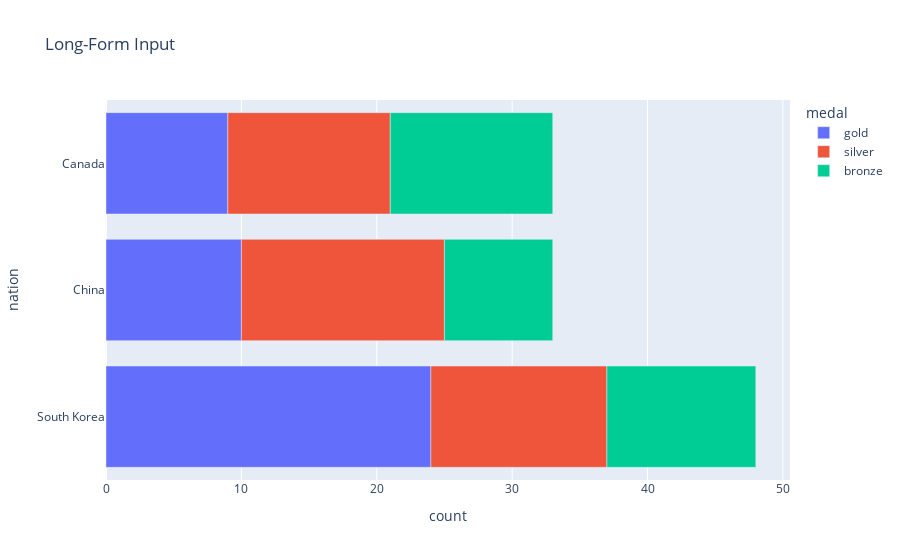

The notebook cell this image was saved under:
### Markdown cell above
#### Bar charts with Long Format Data

Long-form data has one row per observation, and one column per variable. This is suitable for storing and displaying multivariate data i.e. with dimension greater than 2. This format is sometimes called "tidy".

To learn more about how to provide a specific form of column-oriented data to 2D-Cartesian Plotly Express functions such as `px.bar`, see the [Plotly Express Wide-Form Support in Python
documentation](https://plotly.com/python/wide-form/).

For detailed column-input-format documentation, see the [Plotly Express Arguments documentation](https://plotly.com/python/px-arguments/).

### Code cell
long_df = px.data.medals_long()
display(long_df)

fig = px.bar(long_df, x="count", y="nation",
             color="medal", title="Long-Form Input")
fig.show()

### Figure 1 — Plotly figure (JSON) as saved in the notebook; plotly's stock layout.template omitted (floating-point values rounded to 4 significant figures)
{"data": [{"alignmentgroup": "True", "hovertemplate": "medal=gold<br>count=%{x}<br>nation=%{y}<extra></extra>", "legendgroup": "gold", "marker": {"color": "#636efa", "pattern": {"shape": ""}}, "name": "gold", "offsetgroup": "gold", "orientation": "h", "showlegend": true, "textposition": "auto", "type": "bar", "x": [24, 10, 9], "xaxis": "x", "y": ["South Korea", "China", "Canada"], "yaxis": "y"}, {"alignmentgroup": "True", "hovertemplate": "medal=silver<br>count=%{x}<br>nation=%{y}<extra></extra>", "legendgroup": "silver", "marker": {"color": "#EF553B", "pattern": {"shape": ""}}, "name": "silver", "offsetgroup": "silver", "orientation": "h", "showlegend": true, "textposition": "auto", "type": "bar", "x": [13, 15, 12], "xaxis": "x", "y": ["South Korea", "China", "Canada"], "yaxis": "y"}, {"alignmentgroup": "True", "hovertemplate": "medal=bronze<br>count=%{x}<br>nation=%{y}<extra></extra>", "legendgroup": "bronze", "marker": {"color": "#00cc96", "pattern": {"shape": ""}}, "name": "bronze", "offsetgroup": "bronze", "orientation": "h", "showlegend": true, "textposition": "auto", "type": "bar", "x": [11, 8, 12], "xaxis": "x", "y": ["South Korea", "China", "Canada"], "yaxis": "y"}], "layout": {"barmode": "relative", "legend": {"title": {"text": "medal"}, "tracegroupgap": 0}, "title": {"text": "Long-Form Input"}, "xaxis": {"anchor": "y", "domain": [0, 1], "title": {"text": "count"}}, "yaxis": {"anchor": "x", "domain": [0, 1], "title": {"text": "nation"}}}}
